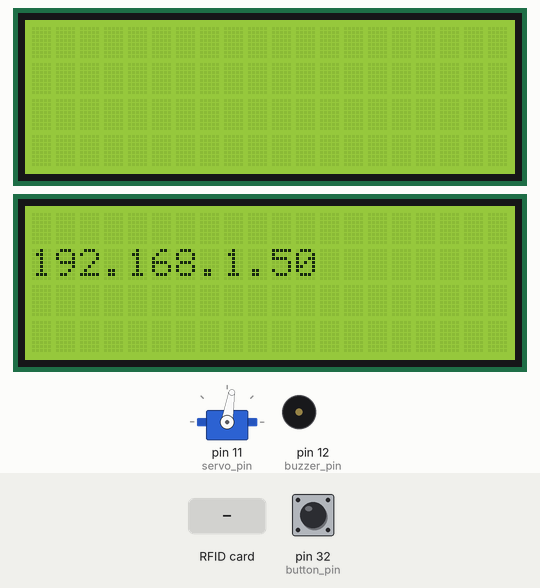
This program was run on a simulated Raspberry Pi (header pin numbers). On the bench: 2 × 20×4 character LCD, servo, buzzer (waves = sounding, pin HIGH). Inputs (shaded band) come from the test bench; at power-on: pin 32 (button_pin) HIGH. The RFID card's data blocks start empty; servo angles are drawn from the pulse width (0.5 ms = 0°, 2.5 ms = 180°); threads take turns every 2 ms; what the program prints to the terminal is not drawn.

Above: at 1.2 s.
1.3 s: RFID card 5E 7A 19 C4 held to the reader
At 1.99 s:
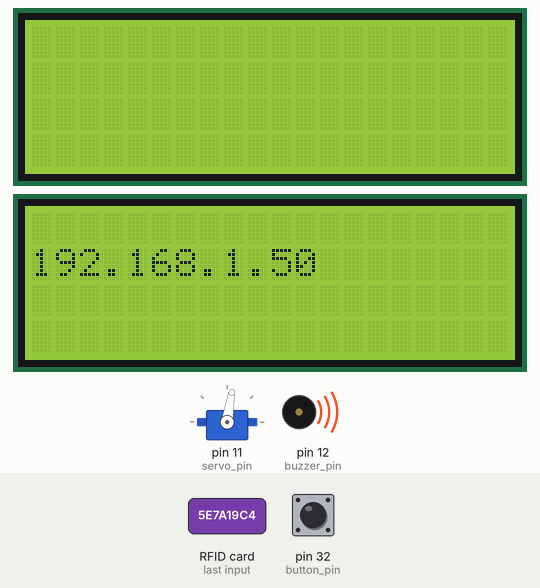
4.4 s: pin 32 (button_pin) pulled LOW for 1 s
At 5.4 s:
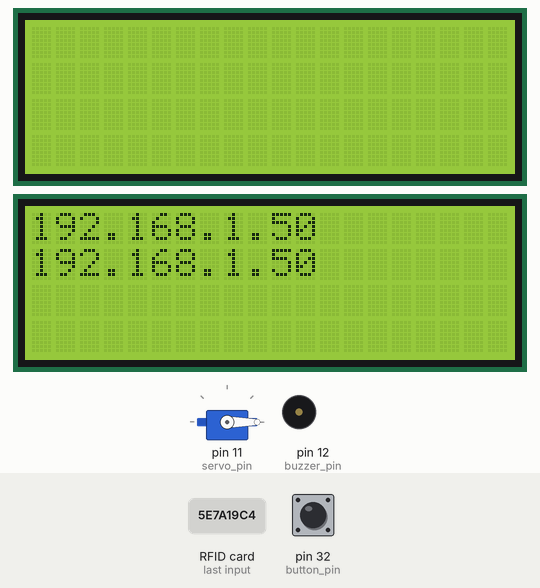
At 7.9 s:
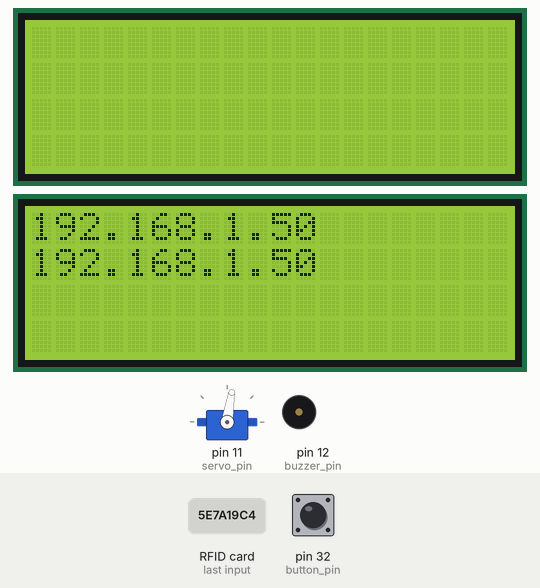
Timing chart, 0 to 14.5 s (numbered marks = the images above; inputs shaded):
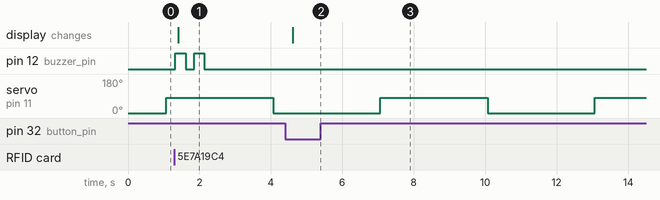

Measured:
- after the input at 1.3 s, pin 12 (buzzer_pin): alternates HIGH for 0.29 s and LOW for 0.24 s, 4 changes in all, then stays LOW, starting at once
- after the input at 4.4 s, the display: changes after 0.22 s (image 2)

The program:

RFID_trigger_Buzzer_LCD.py
```python
import time

import threading
import RPi.GPIO as GPIO
import RPi.GPIO as GPIO2
from mfrc522 import SimpleMFRC522
from RPLCD.i2c import CharLCD
import socket

reader = SimpleMFRC522()
lcd = CharLCD('PCF8574', address=0x3f, port=1, backlight_enabled=True)

GPIO.setwarnings(False)
button_pin = 32

# 設置蜂鳴器引腳和模式
buzzer_pin = 12  # 根據BOARD模式，將BCM 18對應的引腳更改為12
GPIO.setmode(GPIO.BOARD)  # GPIO.BOARD, 使用BOARD模式
GPIO.setup(buzzer_pin, GPIO.OUT)
#Setup Button
GPIO.setup(button_pin,GPIO.IN,pull_up_down=GPIO.PUD_UP)
# LCD clear
lcd.clear()

def rfid_play():
    try:
        while True:
            print("請將卡靠近讀卡器...")
            GPIO.output(buzzer_pin, GPIO.LOW)
            id, text = reader.read()
            GPIO.output(buzzer_pin, GPIO.HIGH)
            print("ID: %s\nText: %s" % (id, text))
            # 顯示在 LCD 螢幕上
            lcd.cursor_pos = (0, 0)
            lcd.write_string(text)
            time.sleep(0.2)
            GPIO.output(buzzer_pin, GPIO.LOW)
            time.sleep(0.2)  # 在讀取到卡片後等待一段時間
    finally:
        GPIO.cleanup()


def button_play():
    lcd = CharLCD('PCF8574', address=0x3f, port=1, backlight_enabled=True)
    lcd.clear()
    # 顯示 IP
    s = socket.socket(socket.AF_INET, socket.SOCK_DGRAM)
    s.connect(("8.8.8.8", 80))
    ip = s.getsockname()[0]
    lcd.cursor_pos = (1, 0)
    lcd.write_string(ip)

    while True:
        time.sleep(0.5)
        # 按下 button 將 LCD 螢幕清空
        button_state = GPIO.input(button_pin)
        print(button_state)
        if button_state == 0:
            lcd.cursor_pos = (0, 0)
            lcd.write_string(ip)

# 選擇控制伺服馬達的GPIO引腳
servo_pin = 11

# 使用BOARD模式
GPIO2.setmode(GPIO.BOARD)
GPIO2.setup(servo_pin, GPIO.OUT)

# 設置PWM頻率為50Hz
pwm = GPIO2.PWM(servo_pin, 50)
pwm.start(0)

def set_angle(angle):
    duty_cycle = angle / 18 + 2
    GPIO2.output(servo_pin, True)
    pwm.ChangeDutyCycle(duty_cycle)
    time.sleep(1)
    GPIO2.output(servo_pin, False)
    pwm.ChangeDutyCycle(0)

def excute_angle():
    try:
        # 旋轉伺服馬達
        set_angle(0)  # 第一次先關門
        while True:
            set_angle(90)  # 開門
            time.sleep(2)
            # set_angle(180)
            set_angle(0)  # 關門
            time.sleep(2)

    finally:
        pwm.stop()
        GPIO.cleanup()


if __name__ == '__main__':
    t1 = threading.Thread(target=rfid_play)
    t1.start()
    t2 = threading.Thread(target=button_play)
    t2.start()
    t3 = threading.Thread(target=excute_angle)
    t3.start()
```
